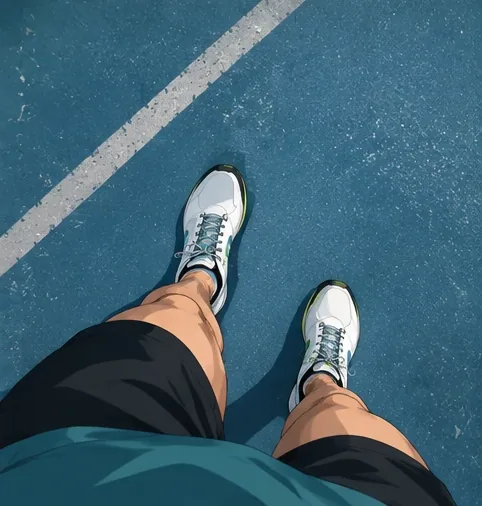
#> input picture apps/app/assets/imagery/pov-feet.webp, 482 x 506 px
$ python slice-keyframes.py ../apps/app/assets/imagery/pov-feet.webp ../apps/app/assets/imagery/promo-companion.webp ../apps/app/assets/imagery/promo-companion.webp
#> lines starting #> are read from the running program, lines starting #| are printed output that depends on the picture; after the words box and inside, x2 and y2 are one past the last pixel; in counts of white or black regions, pixels touching at a corner belong together
#!/usr/bin/env python3
"""Memotong lembar keyframe 3x3 atau 4x4 (PNG/WebP transparan) menjadi 9 atau 16 frame seragam untuk ExerciseAnimation.

Langkah: deteksi garis pemisah, potong tiap sel, bersihkan noise alpha, ambil komponen terbesar (figur),
luruskan titik tumpu kaki (tengah sepatu + dasar sepatu) ke satu posisi, lalu simpan di kanvas yang sama
(gabungan semua pose + margin, dibuat persegi) supaya animasi tidak bergoyang.

Pemakaian: python3 -I scripts/slice-keyframes.py <lembar.webp> <folder-keluaran> <nama> [--size SISI_PX] [--anchor feet|left|right] [--drop 16]
--anchor: titik yang diluruskan antar frame. feet (bawaan) = tengah dan dasar sepatu; left/right = tepi kiri/kanan
figur + dasar, untuk gerakan dengan properti di sisi itu. --drop: panel yang dibuang (mis. panel yang skalanya beda).
Hasil: <folder-keluaran>/<nama>-1.webp ... <nama>-9.webp (3x3) atau ... <nama>-16.webp (4x4)
Butuh: Pillow, numpy. Dokumentasi: apps/app/assets/exercises/README.md
"""
import sys
from collections import deque

import numpy as np
from PIL import Image, ImageFilter

PAD = 10  # margin (px) di sekeliling gabungan pose
SHOE_FRAC = 0.06  # bagian bawah figur yang dianggap sepatu
ALPHA_FLOOR = 24  # alpha di bawah ini dianggap noise


def groups(idx):
    out, start, prev = [], idx[0], idx[0]
    for x in idx[1:]:
        if x != prev + 1:
            out.append((start, prev))
            start = x
        prev = x
    out.append((start, prev))
    return out


def cells(alpha, rgb=None):
    """Rentang sel (x, y) di antara garis pemisah putih (alpha tinggi sepanjang sel)."""
    h, w = alpha.shape
#> h = 506; w = 482

    def spans(line, n):
        idx = [i for i in range(n) if line[i] > 0.9]
        gs = groups(idx) if idx else []
        # batas luar (garis tepi) tidak dihitung sebagai pemisah dalam
        inner = [g for g in gs if g[0] > 5 and g[1] < n - 5]
        edges = [0] + [v for g in inner for v in (g[0], g[1] + 1)] + [n]
        return [(edges[i], edges[i + 1]) for i in range(0, len(edges), 2)]

    line = alpha > 150
#> line: shape (506, 482) bool; every value is 1
    if rgb is not None:  # garis pemisah putih: abaikan properti gelap (dinding, bangku) yang juga opak
        line &= rgb.min(axis=2) > 200
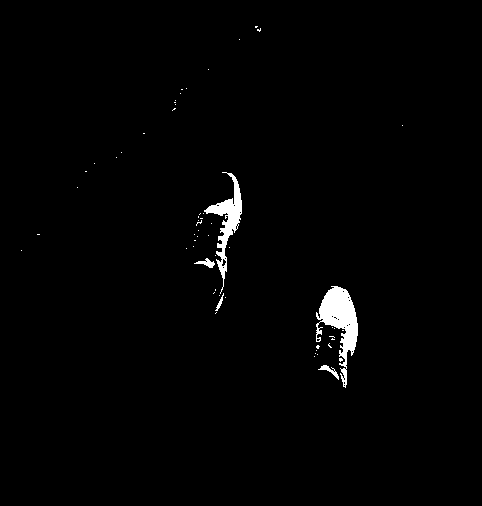
#> line: shape (506, 482) bool; 1.4% white; 58 white regions (53 under 20 px), largest, box (x1, y1, x2, y2) and area: (316, 286, 358, 388) 1792, (204, 172, 242, 294) 1168, (194, 258, 215, 268) 90, (318, 365, 339, 380) 90, (215, 293, 224, 311) 46
    xs = spans(line.mean(0), w)
#> in spans, `idx = [i for i in range(n) if line[i] > 0.9]`: idx = []
#> in spans, `edges = [0] + [v for g in inner for v in (g[0], g[1] + 1)] + [n]`: edges = [0, 482]
#> xs = [(0, 482)]
    ys = spans(line.mean(1), h)
#> ys = [(0, 506)]
    return xs, ys


def figure_mask(mask, keep_frac=0.02):
    """Komponen terbesar (figur) + komponen lain yang cukup besar (properti seperti kotak atau bangku
    yang tidak menempel ke figur). Bintik kecil (noise) dibuang."""
    h, w = mask.shape
    seen = np.zeros_like(mask, bool)
    comps = []
    for sy in range(h):
        for sx in range(w):
            if mask[sy, sx] and not seen[sy, sx]:
                q = deque([(sy, sx)])
                seen[sy, sx] = True
                pts = []
                while q:
                    y, x = q.popleft()
                    pts.append((y, x))
                    for dy, dx in ((1, 0), (-1, 0), (0, 1), (0, -1)):
                        ny, nx = y + dy, x + dx
                        if 0 <= ny < h and 0 <= nx < w and mask[ny, nx] and not seen[ny, nx]:
                            seen[ny, nx] = True
                            q.append((ny, nx))
                comps.append(pts)
    biggest = max(len(c) for c in comps)
    out = np.zeros_like(mask, bool)
    for c in comps:
        ys, xs = zip(*c)
        thin = max(ys) - min(ys) < 12 or max(xs) - min(xs) < 12  # garis lantai atau bayangan tipis
        if len(c) == biggest or (len(c) >= biggest * keep_frac and not thin):
            out[list(ys), list(xs)] = True
    return out


def main():
    if len(sys.argv) < 4:
        sys.exit(__doc__)
    src, outdir, name = sys.argv[1:4]
    size_px = int(sys.argv[sys.argv.index("--size") + 1]) if "--size" in sys.argv else 420
    anchor = sys.argv[sys.argv.index("--anchor") + 1] if "--anchor" in sys.argv else "feet"
    drop = [int(v) for v in sys.argv[sys.argv.index("--drop") + 1].split(",")] if "--drop" in sys.argv else []
    sheet = Image.open(src).convert("RGBA")
    arr = np.asarray(sheet)
    xs, ys = cells(arr[..., 3].astype(int), arr[..., :3])
#> xs = [(0, 482)]; ys = [(0, 506)]
    n = len(xs)
#> n = 1
    if n != len(ys) or n not in (3, 4, 6):
#> (the run stopped early here; a loop or call above may not have finished)

$ run again, on apps/app/assets/imagery/riverside-city-f.webp
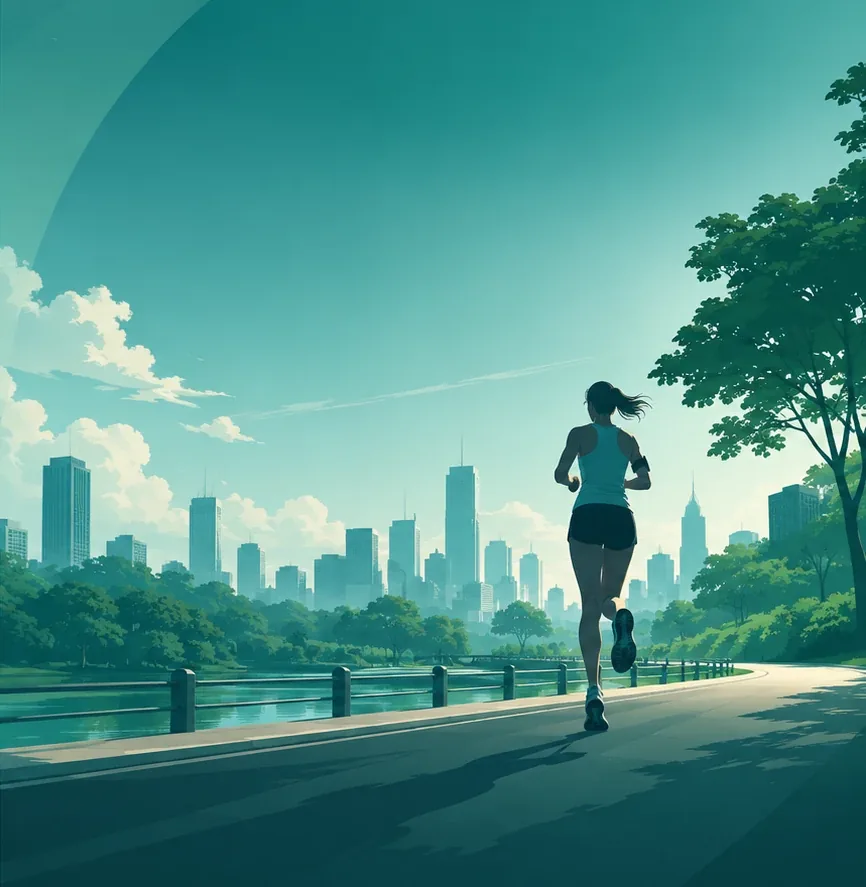
#> input picture apps/app/assets/imagery/riverside-city-f.webp, 866 x 887 px
#> in cells, `line &= rgb.min(axis=2) > 200`:
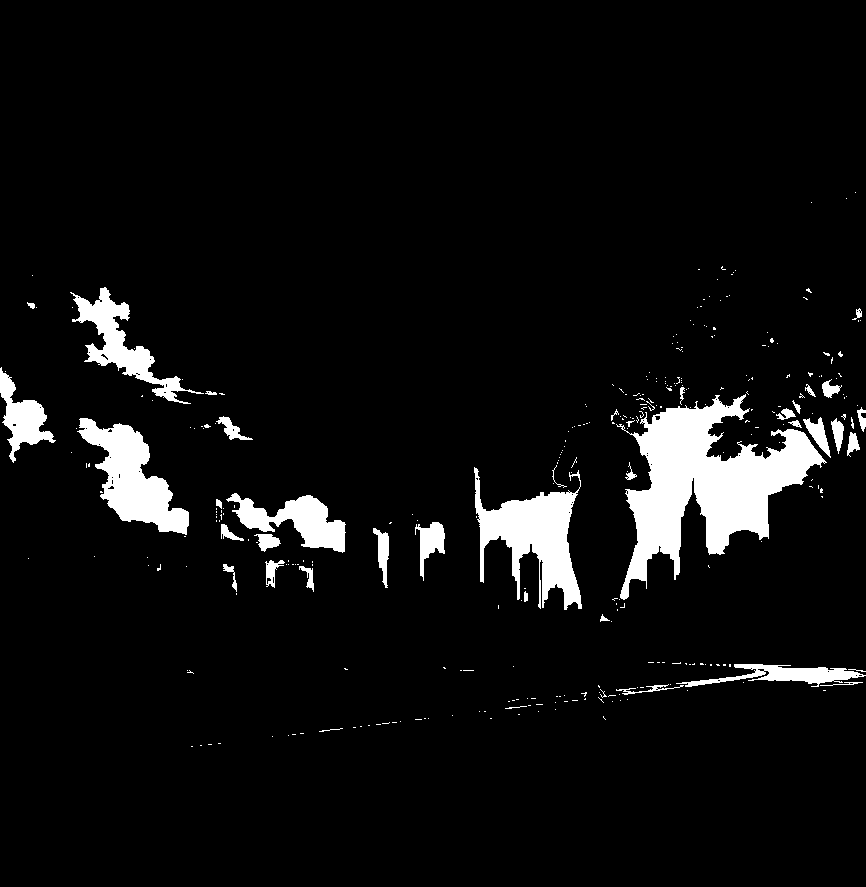
#> line: shape (887, 866) bool; 6% white; 321 white regions (279 under 20 px), largest, box (x1, y1, x2, y2) and area: (616, 394, 827, 600) 17450, (474, 467, 582, 610) 6790, (77, 418, 189, 535) 5737
#> idx = []
#> edges = [0, 866]
#> in cells, `xs = spans(line.mean(0), w)`: xs = [(0, 866)]
#> in cells, `ys = spans(line.mean(1), h)`: ys = [(0, 887)]
#> in main, `xs, ys = cells(arr[..., 3].astype(int), arr[..., :3])`: xs = [(0, 866)]; ys = [(0, 887)]
#> n = 1
